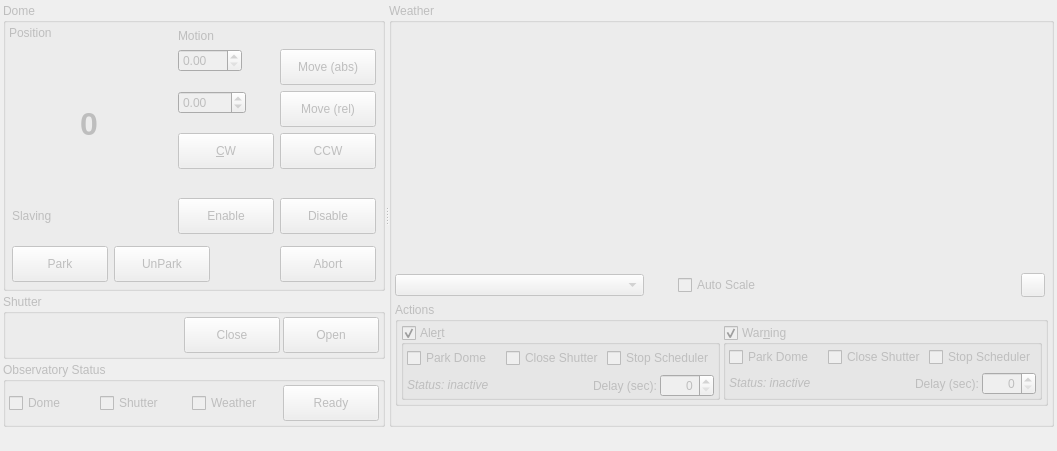
<?xml version='1.0' encoding='utf-8'?>
<ui version="4.0">
 <class>Observatory</class>
 <widget class="QWidget" name="Observatory">
  <property name="geometry">
   <rect>
    <x>0</x>
    <y>0</y>
    <width>1057</width>
    <height>451</height>
   </rect>
  </property>
  <property name="windowTitle">
   <string>Observatory</string>
  </property>
  <property name="toolTip">
   <string />
  </property>
  <layout class="QVBoxLayout" name="verticalLayout_2">
   <property name="spacing">
    <number>3</number>
   </property>
   <property name="leftMargin">
    <number>3</number>
   </property>
   <property name="topMargin">
    <number>3</number>
   </property>
   <property name="rightMargin">
    <number>3</number>
   </property>
   <property name="bottomMargin">
    <number>3</number>
   </property>
   <item>
    <widget class="QSplitter" name="splitter">
     <property name="orientation">
      <enum>Qt::Horizontal</enum>
     </property>
     <widget class="QWidget" name="layoutWidget">
      <layout class="QVBoxLayout" name="leftLayout">
       <property name="spacing">
        <number>3</number>
       </property>
       <item>
        <widget class="QGroupBox" name="domeBox">
         <property name="enabled">
          <bool>false</bool>
         </property>
         <property name="sizePolicy">
          <sizepolicy hsizetype="Preferred" vsizetype="Preferred">
           <horstretch>1</horstretch>
           <verstretch>0</verstretch>
          </sizepolicy>
         </property>
         <property name="title">
          <string>Dome</string>
         </property>
         <layout class="QVBoxLayout" name="verticalLayout_3">
          <property name="leftMargin">
           <number>3</number>
          </property>
          <property name="topMargin">
           <number>3</number>
          </property>
          <property name="rightMargin">
           <number>3</number>
          </property>
          <property name="bottomMargin">
           <number>3</number>
          </property>
          <item>
           <layout class="QGridLayout" name="domeStatusBox">
            <property name="spacing">
             <number>3</number>
            </property>
            <item row="1" column="0" rowspan="2">
             <widget class="QLabel" name="domeAzimuthPosition">
              <property name="minimumSize">
               <size>
                <width>160</width>
                <height>0</height>
               </size>
              </property>
              <property name="maximumSize">
               <size>
                <width>320</width>
                <height>16777215</height>
               </size>
              </property>
              <property name="font">
               <font>
                <pointsize>24</pointsize>
                <weight>75</weight>
                <bold>true</bold>
               </font>
              </property>
              <property name="text">
               <string notr="true">0</string>
              </property>
              <property name="alignment">
               <set>Qt::AlignCenter</set>
              </property>
             </widget>
            </item>
            <item row="0" column="0" alignment="Qt::AlignLeft|Qt::AlignTop">
             <widget class="QLabel" name="domeAzimuthPositionLabel">
              <property name="text">
               <string>Position</string>
              </property>
             </widget>
            </item>
            <item row="4" column="0" colspan="4">
             <widget class="QLabel" name="motionStatusLabel">
              <property name="text">
               <string />
              </property>
             </widget>
            </item>
            <item row="0" column="2" rowspan="3" colspan="2">
             <widget class="QWidget" name="MotionBox" native="true">
              <layout class="QFormLayout" name="formLayout">
               <property name="leftMargin">
                <number>3</number>
               </property>
               <property name="topMargin">
                <number>3</number>
               </property>
               <property name="rightMargin">
                <number>3</number>
               </property>
               <property name="bottomMargin">
                <number>3</number>
               </property>
               <item row="0" column="0">
                <widget class="QLabel" name="motionLabel">
                 <property name="enabled">
                  <bool>false</bool>
                 </property>
                 <property name="text">
                  <string>Motion</string>
                 </property>
                </widget>
               </item>
               <item row="1" column="0">
                <widget class="QDoubleSpinBox" name="absoluteMotionSB">
                 <property name="enabled">
                  <bool>false</bool>
                 </property>
                 <property name="toolTip">
                  <string>Absolute position the dome should move.</string>
                 </property>
                 <property name="maximum">
                  <double>999.990000000000009</double>
                 </property>
                </widget>
               </item>
               <item row="1" column="1">
                <widget class="QPushButton" name="motionMoveAbsButton">
                 <property name="enabled">
                  <bool>false</bool>
                 </property>
                 <property name="minimumSize">
                  <size>
                   <width>96</width>
                   <height>36</height>
                  </size>
                 </property>
                 <property name="maximumSize">
                  <size>
                   <width>96</width>
                   <height>36</height>
                  </size>
                 </property>
                 <property name="toolTip">
                  <string>Move the dome to the given absolute position.</string>
                 </property>
                 <property name="text">
                  <string>Move (abs)</string>
                 </property>
                </widget>
               </item>
               <item row="2" column="0">
                <widget class="QDoubleSpinBox" name="relativeMotionSB">
                 <property name="enabled">
                  <bool>false</bool>
                 </property>
                 <property name="toolTip">
                  <string>Relative position the dome should move.</string>
                 </property>
                 <property name="minimum">
                  <double>-999.990000000000009</double>
                 </property>
                 <property name="maximum">
                  <double>999.990000000000009</double>
                 </property>
                </widget>
               </item>
               <item row="2" column="1">
                <widget class="QPushButton" name="motionMoveRelButton">
                 <property name="enabled">
                  <bool>false</bool>
                 </property>
                 <property name="minimumSize">
                  <size>
                   <width>96</width>
                   <height>36</height>
                  </size>
                 </property>
                 <property name="maximumSize">
                  <size>
                   <width>96</width>
                   <height>36</height>
                  </size>
                 </property>
                 <property name="toolTip">
                  <string>Move the dome for the given degrees and direction.</string>
                 </property>
                 <property name="text">
                  <string>Move (rel)</string>
                 </property>
                </widget>
               </item>
               <item row="3" column="0">
                <widget class="QPushButton" name="motionCWButton">
                 <property name="enabled">
                  <bool>false</bool>
                 </property>
                 <property name="minimumSize">
                  <size>
                   <width>96</width>
                   <height>36</height>
                  </size>
                 </property>
                 <property name="maximumSize">
                  <size>
                   <width>96</width>
                   <height>36</height>
                  </size>
                 </property>
                 <property name="toolTip">
                  <string>Rotate clockwise</string>
                 </property>
                 <property name="text">
                  <string>&amp;CW</string>
                 </property>
                 <property name="checkable">
                  <bool>true</bool>
                 </property>
                </widget>
               </item>
               <item row="3" column="1">
                <widget class="QPushButton" name="motionCCWButton">
                 <property name="enabled">
                  <bool>false</bool>
                 </property>
                 <property name="minimumSize">
                  <size>
                   <width>96</width>
                   <height>36</height>
                  </size>
                 </property>
                 <property name="maximumSize">
                  <size>
                   <width>96</width>
                   <height>36</height>
                  </size>
                 </property>
                 <property name="toolTip">
                  <string>Rotate counter clockwise</string>
                 </property>
                 <property name="text">
                  <string>CCW</string>
                 </property>
                 <property name="checkable">
                  <bool>true</bool>
                 </property>
                </widget>
               </item>
              </layout>
             </widget>
            </item>
           </layout>
          </item>
          <item alignment="Qt::AlignTop">
           <widget class="QWidget" name="SlavingBox" native="true">
            <layout class="QHBoxLayout" name="slavingBox">
             <property name="leftMargin">
              <number>3</number>
             </property>
             <property name="topMargin">
              <number>3</number>
             </property>
             <property name="rightMargin">
              <number>3</number>
             </property>
             <property name="bottomMargin">
              <number>3</number>
             </property>
             <item>
              <widget class="QLabel" name="label">
               <property name="text">
                <string>Slaving</string>
               </property>
              </widget>
             </item>
             <item>
              <spacer name="horizontalSpacer">
               <property name="orientation">
                <enum>Qt::Horizontal</enum>
               </property>
               <property name="sizeHint" stdset="0">
                <size>
                 <width>40</width>
                 <height>20</height>
                </size>
               </property>
              </spacer>
             </item>
             <item>
              <widget class="QPushButton" name="slavingEnableButton">
               <property name="minimumSize">
                <size>
                 <width>96</width>
                 <height>36</height>
                </size>
               </property>
               <property name="maximumSize">
                <size>
                 <width>96</width>
                 <height>36</height>
                </size>
               </property>
               <property name="toolTip">
                <string>&lt;html&gt;&lt;head/&gt;&lt;body&gt;&lt;p&gt;Enable slaving, dome motion &lt;span style=" font-weight:600;"&gt;follows telescope motion&lt;/span&gt;&lt;/p&gt;&lt;/body&gt;&lt;/html&gt;</string>
               </property>
               <property name="text">
                <string>Enable</string>
               </property>
               <property name="checkable">
                <bool>true</bool>
               </property>
              </widget>
             </item>
             <item>
              <widget class="QPushButton" name="slavingDisableButton">
               <property name="minimumSize">
                <size>
                 <width>96</width>
                 <height>36</height>
                </size>
               </property>
               <property name="maximumSize">
                <size>
                 <width>96</width>
                 <height>36</height>
                </size>
               </property>
               <property name="toolTip">
                <string>&lt;html&gt;&lt;head/&gt;&lt;body&gt;&lt;p&gt;Disable slaving, dome &lt;span style=" font-weight:600;"&gt;does not follow telescope motion&lt;/span&gt;.&lt;/p&gt;&lt;/body&gt;&lt;/html&gt;</string>
               </property>
               <property name="text">
                <string>Disable</string>
               </property>
               <property name="checkable">
                <bool>true</bool>
               </property>
              </widget>
             </item>
            </layout>
           </widget>
          </item>
          <item>
           <layout class="QHBoxLayout" name="parkingBox">
            <property name="leftMargin">
             <number>3</number>
            </property>
            <property name="topMargin">
             <number>3</number>
            </property>
            <property name="rightMargin">
             <number>3</number>
            </property>
            <property name="bottomMargin">
             <number>3</number>
            </property>
            <item>
             <widget class="QPushButton" name="domePark">
              <property name="enabled">
               <bool>false</bool>
              </property>
              <property name="minimumSize">
               <size>
                <width>96</width>
                <height>36</height>
               </size>
              </property>
              <property name="maximumSize">
               <size>
                <width>96</width>
                <height>36</height>
               </size>
              </property>
              <property name="toolTip">
               <string>&lt;html&gt;&lt;head/&gt;&lt;body&gt;&lt;p&gt;Park the dome. For advanced control of the dome please use the INDI tab.&lt;/p&gt;&lt;/body&gt;&lt;/html&gt;</string>
              </property>
              <property name="text">
               <string>Park</string>
              </property>
              <property name="iconSize">
               <size>
                <width>32</width>
                <height>16</height>
               </size>
              </property>
              <property name="checkable">
               <bool>false</bool>
              </property>
             </widget>
            </item>
            <item>
             <widget class="QPushButton" name="domeUnpark">
              <property name="enabled">
               <bool>false</bool>
              </property>
              <property name="minimumSize">
               <size>
                <width>96</width>
                <height>36</height>
               </size>
              </property>
              <property name="maximumSize">
               <size>
                <width>96</width>
                <height>36</height>
               </size>
              </property>
              <property name="toolTip">
               <string>&lt;html&gt;&lt;head/&gt;&lt;body&gt;&lt;p&gt;Unpark the dome. For advanced control of the dome please use the INDI tab.&lt;/p&gt;&lt;/body&gt;&lt;/html&gt;</string>
              </property>
              <property name="text">
               <string>UnPark</string>
              </property>
              <property name="checkable">
               <bool>false</bool>
              </property>
              <property name="checked">
               <bool>false</bool>
              </property>
             </widget>
            </item>
            <item>
             <spacer name="horizontalSpacer_2">
              <property name="orientation">
               <enum>Qt::Horizontal</enum>
              </property>
              <property name="sizeHint" stdset="0">
               <size>
                <width>40</width>
                <height>20</height>
               </size>
              </property>
             </spacer>
            </item>
            <item>
             <widget class="QPushButton" name="motionAbortButton">
              <property name="enabled">
               <bool>false</bool>
              </property>
              <property name="minimumSize">
               <size>
                <width>96</width>
                <height>36</height>
               </size>
              </property>
              <property name="maximumSize">
               <size>
                <width>96</width>
                <height>36</height>
               </size>
              </property>
              <property name="toolTip">
               <string>Abort dome motion</string>
              </property>
              <property name="text">
               <string>Abort</string>
              </property>
             </widget>
            </item>
           </layout>
          </item>
         </layout>
        </widget>
       </item>
       <item alignment="Qt::AlignTop">
        <widget class="QGroupBox" name="shutterBox">
         <property name="enabled">
          <bool>false</bool>
         </property>
         <property name="sizePolicy">
          <sizepolicy hsizetype="Preferred" vsizetype="Preferred">
           <horstretch>1</horstretch>
           <verstretch>0</verstretch>
          </sizepolicy>
         </property>
         <property name="title">
          <string>Shutter</string>
         </property>
         <layout class="QHBoxLayout" name="horizontalLayout_4">
          <property name="spacing">
           <number>3</number>
          </property>
          <property name="leftMargin">
           <number>3</number>
          </property>
          <property name="topMargin">
           <number>3</number>
          </property>
          <property name="rightMargin">
           <number>3</number>
          </property>
          <property name="bottomMargin">
           <number>3</number>
          </property>
          <item>
           <spacer name="horizontalSpacer_4">
            <property name="orientation">
             <enum>Qt::Horizontal</enum>
            </property>
            <property name="sizeHint" stdset="0">
             <size>
              <width>40</width>
              <height>20</height>
             </size>
            </property>
           </spacer>
          </item>
          <item>
           <widget class="QPushButton" name="shutterClosed">
            <property name="enabled">
             <bool>false</bool>
            </property>
            <property name="minimumSize">
             <size>
              <width>96</width>
              <height>36</height>
             </size>
            </property>
            <property name="maximumSize">
             <size>
              <width>72</width>
              <height>36</height>
             </size>
            </property>
            <property name="toolTip">
             <string>&lt;html&gt;&lt;head/&gt;&lt;body&gt;&lt;p&gt;Close the shutter of the dome. For advanced control of the dome please use the INDI tab.&lt;/p&gt;&lt;/body&gt;&lt;/html&gt;</string>
            </property>
            <property name="text">
             <string>Close</string>
            </property>
            <property name="iconSize">
             <size>
              <width>32</width>
              <height>16</height>
             </size>
            </property>
            <property name="checkable">
             <bool>false</bool>
            </property>
           </widget>
          </item>
          <item>
           <widget class="QPushButton" name="shutterOpen">
            <property name="enabled">
             <bool>false</bool>
            </property>
            <property name="minimumSize">
             <size>
              <width>96</width>
              <height>36</height>
             </size>
            </property>
            <property name="maximumSize">
             <size>
              <width>72</width>
              <height>36</height>
             </size>
            </property>
            <property name="toolTip">
             <string>&lt;html&gt;&lt;head/&gt;&lt;body&gt;&lt;p&gt;Open the shutter of the dome. For advanced control of the dome please use the INDI tab.&lt;/p&gt;&lt;/body&gt;&lt;/html&gt;</string>
            </property>
            <property name="text">
             <string comment="opens dome shutter">Open</string>
            </property>
            <property name="checkable">
             <bool>false</bool>
            </property>
            <property name="checked">
             <bool>false</bool>
            </property>
           </widget>
          </item>
         </layout>
        </widget>
       </item>
       <item alignment="Qt::AlignTop">
        <widget class="QGroupBox" name="statusDefinitionBox">
         <property name="enabled">
          <bool>false</bool>
         </property>
         <property name="sizePolicy">
          <sizepolicy hsizetype="Preferred" vsizetype="Preferred">
           <horstretch>1</horstretch>
           <verstretch>0</verstretch>
          </sizepolicy>
         </property>
         <property name="title">
          <string>Observatory Status</string>
         </property>
         <layout class="QHBoxLayout" name="horizontalLayout_5">
          <property name="spacing">
           <number>3</number>
          </property>
          <property name="leftMargin">
           <number>3</number>
          </property>
          <property name="topMargin">
           <number>3</number>
          </property>
          <property name="rightMargin">
           <number>3</number>
          </property>
          <property name="bottomMargin">
           <number>3</number>
          </property>
          <item>
           <widget class="QCheckBox" name="useDomeCB">
            <property name="toolTip">
             <string>&lt;html&gt;&lt;head/&gt;&lt;body&gt;&lt;p&gt;If selected, the dome needs to be unparked for the observatory status being &amp;quot;READY&amp;quot;.&lt;/p&gt;&lt;/body&gt;&lt;/html&gt;</string>
            </property>
            <property name="text">
             <string>Dome</string>
            </property>
           </widget>
          </item>
          <item>
           <widget class="QCheckBox" name="useShutterCB">
            <property name="toolTip">
             <string>&lt;html&gt;&lt;head/&gt;&lt;body&gt;&lt;p&gt;If selected, the shutter needs to be open for the observatory status being &amp;quot;READY&amp;quot;.&lt;/p&gt;&lt;/body&gt;&lt;/html&gt;</string>
            </property>
            <property name="text">
             <string>Shutter</string>
            </property>
           </widget>
          </item>
          <item>
           <widget class="QCheckBox" name="useWeatherCB">
            <property name="toolTip">
             <string>&lt;html&gt;&lt;head/&gt;&lt;body&gt;&lt;p&gt;If selected, the weather needs to be OK for the observatory status being &amp;quot;READY&amp;quot;.&lt;/p&gt;&lt;/body&gt;&lt;/html&gt;</string>
            </property>
            <property name="text">
             <string>Weather</string>
            </property>
           </widget>
          </item>
          <item>
           <widget class="QPushButton" name="statusReadyButton">
            <property name="enabled">
             <bool>false</bool>
            </property>
            <property name="minimumSize">
             <size>
              <width>96</width>
              <height>36</height>
             </size>
            </property>
            <property name="maximumSize">
             <size>
              <width>72</width>
              <height>36</height>
             </size>
            </property>
            <property name="toolTip">
             <string>&lt;html&gt;&lt;head/&gt;&lt;body&gt;&lt;p&gt;Observatory status. Select the observatory elements that are relevant for the status:&lt;/p&gt;
&lt;ul&gt;
&lt;li&gt;&lt;b&gt;Dome&lt;/b&gt;: unparked &amp;rarr; ready&lt;/li&gt;
&lt;li&gt;&lt;b&gt;Shutter&lt;/b&gt;: open &amp;rarr; ready&lt;/li&gt;
&lt;li&gt;&lt;b&gt;Weather&lt;/b&gt;: OK &amp;rarr; ready&lt;/li&gt;
&lt;/ul&gt;
&lt;/body&gt;&lt;/html&gt;</string>
            </property>
            <property name="text">
             <string>Ready</string>
            </property>
            <property name="iconSize">
             <size>
              <width>32</width>
              <height>16</height>
             </size>
            </property>
            <property name="checkable">
             <bool>true</bool>
            </property>
            <property name="flat">
             <bool>false</bool>
            </property>
           </widget>
          </item>
         </layout>
        </widget>
       </item>
      </layout>
     </widget>
     <widget class="QGroupBox" name="weatherBox">
      <property name="enabled">
       <bool>false</bool>
      </property>
      <property name="sizePolicy">
       <sizepolicy hsizetype="Preferred" vsizetype="Preferred">
        <horstretch>1</horstretch>
        <verstretch>0</verstretch>
       </sizepolicy>
      </property>
      <property name="title">
       <string>Weather</string>
      </property>
      <layout class="QGridLayout" name="gridLayout_5" columnstretch="0,0,0,0,0,0,0,0,0,0">
       <property name="leftMargin">
        <number>3</number>
       </property>
       <property name="topMargin">
        <number>3</number>
       </property>
       <property name="rightMargin">
        <number>3</number>
       </property>
       <property name="bottomMargin">
        <number>3</number>
       </property>
       <property name="spacing">
        <number>3</number>
       </property>
       <item row="3" column="4">
        <widget class="QCheckBox" name="autoscaleValuesCB">
         <property name="toolTip">
          <string>&lt;html&gt;&lt;head/&gt;&lt;body&gt;&lt;p&gt;Scale the value axis to the current value range.&lt;/p&gt;&lt;/body&gt;&lt;/html&gt;</string>
         </property>
         <property name="text">
          <string>Auto Scale</string>
         </property>
        </widget>
       </item>
       <item row="3" column="8">
        <widget class="QPushButton" name="clearGraphHistory">
         <property name="enabled">
          <bool>false</bool>
         </property>
         <property name="minimumSize">
          <size>
           <width>24</width>
           <height>24</height>
          </size>
         </property>
         <property name="maximumSize">
          <size>
           <width>24</width>
           <height>24</height>
          </size>
         </property>
         <property name="toolTip">
          <string>&lt;html&gt;&lt;head/&gt;&lt;body&gt;&lt;p&gt;Clear sensor data history&lt;/p&gt;&lt;/body&gt;&lt;/html&gt;</string>
         </property>
         <property name="text">
          <string />
         </property>
         <property name="icon">
          <iconset theme="edit-delete">
           <normaloff>.</normaloff>.</iconset>
         </property>
         <property name="iconSize">
          <size>
           <width>24</width>
           <height>24</height>
          </size>
         </property>
        </widget>
       </item>
       <item row="3" column="2">
        <widget class="QComboBox" name="weatherSourceCombo">
         <property name="sizePolicy">
          <sizepolicy hsizetype="MinimumExpanding" vsizetype="Fixed">
           <horstretch>0</horstretch>
           <verstretch>0</verstretch>
          </sizepolicy>
         </property>
        </widget>
       </item>
       <item row="4" column="2" colspan="8" alignment="Qt::AlignTop">
        <widget class="QGroupBox" name="weatherActionsBox">
         <property name="enabled">
          <bool>false</bool>
         </property>
         <property name="title">
          <string>Actions</string>
         </property>
         <layout class="QHBoxLayout" name="horizontalLayout_7">
          <property name="spacing">
           <number>3</number>
          </property>
          <property name="leftMargin">
           <number>3</number>
          </property>
          <property name="topMargin">
           <number>3</number>
          </property>
          <property name="rightMargin">
           <number>3</number>
          </property>
          <property name="bottomMargin">
           <number>3</number>
          </property>
          <item>
           <widget class="QGroupBox" name="weatherAlertBox">
            <property name="title">
             <string>Ale&amp;rt</string>
            </property>
            <property name="checkable">
             <bool>true</bool>
            </property>
            <layout class="QGridLayout" name="gridLayout_7">
             <property name="leftMargin">
              <number>3</number>
             </property>
             <property name="topMargin">
              <number>3</number>
             </property>
             <property name="rightMargin">
              <number>3</number>
             </property>
             <property name="bottomMargin">
              <number>0</number>
             </property>
             <property name="horizontalSpacing">
              <number>3</number>
             </property>
             <item row="0" column="1">
              <widget class="QCheckBox" name="weatherAlertShutterCB">
               <property name="text">
                <string>Close Shutter</string>
               </property>
              </widget>
             </item>
             <item row="0" column="0">
              <widget class="QCheckBox" name="weatherAlertDomeCB">
               <property name="text">
                <string>Park Dome</string>
               </property>
              </widget>
             </item>
             <item row="0" column="2">
              <widget class="QCheckBox" name="weatherAlertSchedulerCB">
               <property name="text">
                <string>Stop Scheduler</string>
               </property>
              </widget>
             </item>
             <item row="1" column="0" colspan="3">
              <layout class="QHBoxLayout" name="horizontalLayout_2">
               <property name="spacing">
                <number>3</number>
               </property>
               <item>
                <widget class="QLabel" name="weatherAlertStatusLabel">
                 <property name="text">
                  <string>&lt;html&gt;&lt;head/&gt;&lt;body&gt;&lt;p&gt;&lt;span style=" font-style:italic;"&gt;Status: inactive&lt;/span&gt;&lt;/p&gt;&lt;/body&gt;&lt;/html&gt;</string>
                 </property>
                 <property name="textFormat">
                  <enum>Qt::AutoText</enum>
                 </property>
                </widget>
               </item>
               <item>
                <spacer name="horizontalSpacer_7">
                 <property name="orientation">
                  <enum>Qt::Horizontal</enum>
                 </property>
                 <property name="sizeHint" stdset="0">
                  <size>
                   <width>40</width>
                   <height>20</height>
                  </size>
                 </property>
                </spacer>
               </item>
               <item>
                <widget class="QLabel" name="weatherAlertDelayLabel">
                 <property name="text">
                  <string>Delay (sec):</string>
                 </property>
                </widget>
               </item>
               <item>
                <widget class="QSpinBox" name="weatherAlertDelaySB">
                 <property name="alignment">
                  <set>Qt::AlignRight|Qt::AlignTrailing|Qt::AlignVCenter</set>
                 </property>
                 <property name="maximum">
                  <number>9999</number>
                 </property>
                </widget>
               </item>
              </layout>
             </item>
            </layout>
           </widget>
          </item>
          <item>
           <widget class="QGroupBox" name="weatherWarningBox">
            <property name="title">
             <string>War&amp;ning</string>
            </property>
            <property name="checkable">
             <bool>true</bool>
            </property>
            <layout class="QGridLayout" name="gridLayout_6">
             <property name="leftMargin">
              <number>3</number>
             </property>
             <property name="topMargin">
              <number>0</number>
             </property>
             <property name="rightMargin">
              <number>3</number>
             </property>
             <property name="bottomMargin">
              <number>0</number>
             </property>
             <property name="spacing">
              <number>3</number>
             </property>
             <item row="1" column="0" colspan="3">
              <layout class="QHBoxLayout" name="horizontalLayout">
               <property name="spacing">
                <number>3</number>
               </property>
               <item>
                <widget class="QLabel" name="weatherWarningStatusLabel">
                 <property name="text">
                  <string>&lt;html&gt;&lt;head/&gt;&lt;body&gt;&lt;p&gt;&lt;span style=" font-style:italic;"&gt;Status: inactive&lt;/span&gt;&lt;/p&gt;&lt;/body&gt;&lt;/html&gt;</string>
                 </property>
                 <property name="textFormat">
                  <enum>Qt::AutoText</enum>
                 </property>
                </widget>
               </item>
               <item>
                <spacer name="horizontalSpacer_6">
                 <property name="orientation">
                  <enum>Qt::Horizontal</enum>
                 </property>
                 <property name="sizeHint" stdset="0">
                  <size>
                   <width>40</width>
                   <height>20</height>
                  </size>
                 </property>
                </spacer>
               </item>
               <item>
                <widget class="QLabel" name="weatherWarningDelayLabel">
                 <property name="text">
                  <string>Delay (sec):</string>
                 </property>
                </widget>
               </item>
               <item>
                <widget class="QSpinBox" name="weatherWarningDelaySB">
                 <property name="alignment">
                  <set>Qt::AlignRight|Qt::AlignTrailing|Qt::AlignVCenter</set>
                 </property>
                 <property name="maximum">
                  <number>9999</number>
                 </property>
                </widget>
               </item>
              </layout>
             </item>
             <item row="0" column="0">
              <widget class="QCheckBox" name="weatherWarningDomeCB">
               <property name="text">
                <string>Park Dome</string>
               </property>
              </widget>
             </item>
             <item row="0" column="2">
              <widget class="QCheckBox" name="weatherWarningSchedulerCB">
               <property name="text">
                <string>Stop Scheduler</string>
               </property>
              </widget>
             </item>
             <item row="0" column="1">
              <widget class="QCheckBox" name="weatherWarningShutterCB">
               <property name="text">
                <string>Close Shutter</string>
               </property>
              </widget>
             </item>
            </layout>
           </widget>
          </item>
         </layout>
        </widget>
       </item>
       <item row="3" column="6">
        <spacer name="horizontalSpacer_3">
         <property name="orientation">
          <enum>Qt::Horizontal</enum>
         </property>
         <property name="sizeHint" stdset="0">
          <size>
           <width>40</width>
           <height>20</height>
          </size>
         </property>
        </spacer>
       </item>
       <item row="3" column="3">
        <widget class="QLabel" name="weatherStatusLabel">
         <property name="sizePolicy">
          <sizepolicy hsizetype="Fixed" vsizetype="Fixed">
           <horstretch>0</horstretch>
           <verstretch>0</verstretch>
          </sizepolicy>
         </property>
         <property name="minimumSize">
          <size>
           <width>28</width>
           <height>28</height>
          </size>
         </property>
         <property name="maximumSize">
          <size>
           <width>28</width>
           <height>28</height>
          </size>
         </property>
         <property name="text">
          <string />
         </property>
        </widget>
       </item>
       <item row="1" column="2" rowspan="2">
        <widget class="QWidget" name="sensorData" native="true">
         <property name="minimumSize">
          <size>
           <width>140</width>
           <height>0</height>
          </size>
         </property>
         <property name="toolTip">
          <string>&lt;html&gt;&lt;head/&gt;&lt;body&gt;&lt;p&gt;Current data of the weather sensors. Click on the sensor name to display its data over time.&lt;/p&gt;&lt;/body&gt;&lt;/html&gt;</string>
         </property>
        </widget>
       </item>
       <item row="1" column="3" rowspan="2" colspan="6">
        <widget class="QCustomPlot" name="sensorGraphs" native="true">
         <property name="sizePolicy">
          <sizepolicy hsizetype="Expanding" vsizetype="Expanding">
           <horstretch>0</horstretch>
           <verstretch>0</verstretch>
          </sizepolicy>
         </property>
         <property name="toolTip">
          <string />
         </property>
        </widget>
       </item>
      </layout>
     </widget>
    </widget>
   </item>
   <item>
    <spacer name="verticalSpacer">
     <property name="orientation">
      <enum>Qt::Vertical</enum>
     </property>
     <property name="sizeHint" stdset="0">
      <size>
       <width>20</width>
       <height>3</height>
      </size>
     </property>
    </spacer>
   </item>
  </layout>
 </widget>
 <customwidgets>
  <customwidget>
   <class>QCustomPlot</class>
   <extends>QWidget</extends>
   <header>auxiliary/qcustomplot.h</header>
   <container>1</container>
  </customwidget>
 </customwidgets>
 <resources />
 <connections />
</ui>
